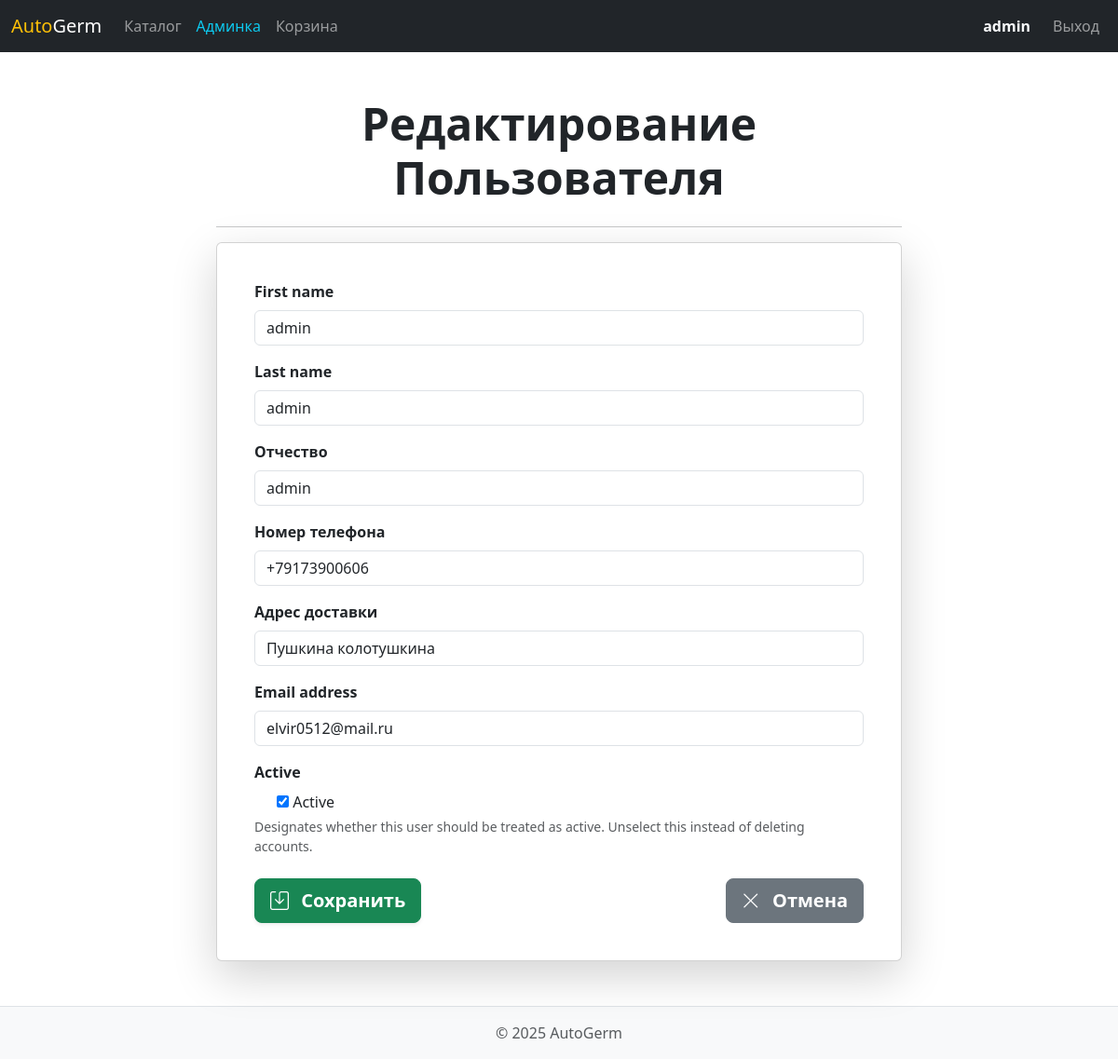
Before: /manage/user/edit/1/ (signed in) with the older database file.
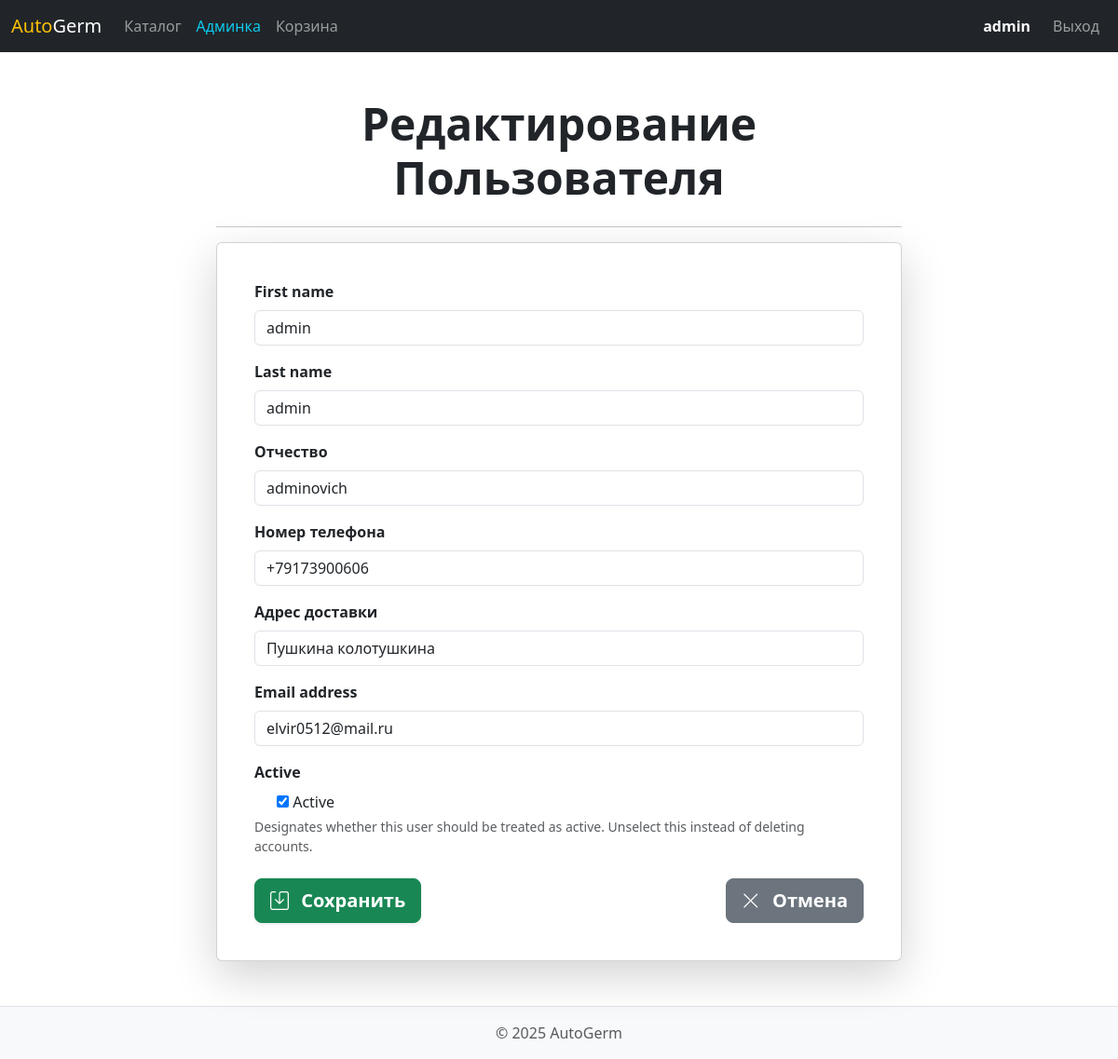
After: the same page with the newer database file.
### main/models.py (models this page shows, shortened)
class User(AbstractUser):
    middle_name = models.CharField("Отчество", max_length=30, blank=True)
    phone = models.CharField("Номер телефона", max_length=20, unique=True)
    address = models.TextField("Адрес доставки", blank=True)
    username = None
    USERNAME_FIELD = 'phone'
    REQUIRED_FIELDS = []
    objects = UserManager()

### main/views.py (the view)
# urls.py: path('manage/user/edit/<int:user_id>/', views.user_edit, name='admin_user_edit'),
@user_passes_test(lambda u: u.is_superuser)
def user_edit(request, user_id):
    user = get_object_or_404(User, id=user_id)
    if request.method == 'POST':
        form = UserForm(request.POST, instance=user)
        if form.is_valid():
            form.save()
            messages.success(request, "Пользователь обновлен")
            return redirect('admin_page')
    else:
        form = UserForm(instance=user)
    return render(request, 'main/admin_user_form.html', {'form': form})

### main/forms.py
class UserForm(forms.ModelForm):
    class Meta:
        model = User
        fields = ['first_name', 'last_name', 'middle_name', 'phone', 'address', 'email', 'is_active']

### main/templates/main/admin_user_form.html (shortened to what this page needs)
{% extends 'main/base.html' %}
{% block content %}
<div class="row justify-content-center">
    <div class="col-12 col-md-10 col-lg-8">
        <h2 class="display-5 fw-bold text-center mb-4 text-dark">Редактирование Пользователя</h2>
        <hr>
        <div class="card shadow-lg p-4">
            <div class="card-body">
                <form method="post" enctype="multipart/form-data">
                    {% for field in form %}
                    <div class="mb-3">
                        <label for="{{ field.id_for_label }}" class="form-label fw-bold">{{ field.label }}</label>
                        {% if field.field.widget.input_type == 'checkbox' %}
                            <div class="form-check">
                                {{ field }}
                                <label class="form-check-label" for="{{ field.id_for_label }}">
                                    {{ field.label }}
                                </label>
                            </div>
                        {% elif field.field.widget.input_type == 'select' %}
                            <select name="{{ field.name }}" id="{{ field.id_for_label }}"
                                    class="form-select {% if field.errors %}is-invalid{% endif %}">
                                {{ field.as_widget }}
                            </select>
                        {% else %}
                            <input type="{{ field.field.widget.input_type }}"
                                   name="{{ field.name }}"
                                   id="{{ field.id_for_label }}"
                                   class="form-control {% if field.errors %}is-invalid{% endif %}"
                                   value="{{ field.value|default_if_none:'' }}"
                                   placeholder="Введите {{ field.label|lower }}">
                        {% endif %}
                        {% if field.help_text %}
                            <div class="form-text">{{ field.help_text }}</div>
                        {% endif %}
                    </div>
                    {% endfor %}
                    <div class="mt-4 d-flex justify-content-between">
                        <button type="submit" class="btn btn-success btn-lg fw-bold shadow-sm">
                            <i class="bi bi-save me-2"></i> Сохранить
                        </button>
                        <a href="{% url 'admin_page' %}" class="btn btn-secondary btn-lg fw-bold">
                            <i class="bi bi-x-lg me-2"></i> Отмена
                        </a>
                    </div>
                </form>
            </div>
        </div>
    </div>
</div>
{% endblock %}

### main/templates/main/base.html (shortened to what this page needs)
<!DOCTYPE html>
<html lang="ru">
<head>
    <link href="https://cdn.jsdelivr.net/npm/bootstrap@5.3.3/dist/css/bootstrap.min.css" rel="stylesheet">
    <link rel="stylesheet" href="https://cdn.jsdelivr.net/npm/bootstrap-icons@1.11.3/font/bootstrap-icons.min.css">
    <link rel="stylesheet" href="../../../static/css/styles.css">
</head>
<body>
<header>
    <nav class="navbar navbar-expand-lg navbar-dark bg-dark">
        <div class="container-fluid">
            <a class="navbar-brand" href="{% url 'home' %}">
                <span class="text-warning">Auto</span>Germ
            </a>
            <div class="collapse navbar-collapse" id="navbarNav">
                <ul class="navbar-nav me-auto mb-2 mb-lg-0">
                    <li class="nav-item">
                        <a class="nav-link" href="{% url 'catalog' %}">Каталог</a>
                    </li>
                    {% if user.is_authenticated %}
                        {% if user.is_superuser %}
                            <li class="nav-item">
                                <a class="nav-link text-info" href="{% url 'admin_page' %}">Админка</a>
                            </li>
                        {% endif %}
                        <li class="nav-item">
                            <a class="nav-link" href="{% url 'cart' %}">Корзина</a>
                        </li>
                    {% endif %}
                </ul>
                <ul class="navbar-nav">
                    {% if user.is_authenticated %}
                        <li class="nav-item">
                            <a class="nav-link text-light fw-bold" href="{% url 'profile' %}">{{ user.first_name|default:'Профиль' }}</a>
                        </li>
                        <li class="nav-item">
                            <a class="nav-link btn btn-outline-danger btn-sm ms-lg-2 mt-2 mt-lg-0" href="{% url 'logout' %}">Выход</a>
                        </li>
                    {% endif %}
                </ul>
            </div>
        </div>
    </nav>
</header>
<main class="container my-5">
    {% block content %}
    {% endblock %}
</main>
<footer class="footer mt-auto py-3 bg-light border-top">
    <div class="container text-center">
        <p class="text-muted mb-0">© 2025 AutoGerm</p>
    </div>
</footer>
</body>
</html>

Changed rows visible on the page:
changed User "admin": middle_name "admin" → "adminovich"
